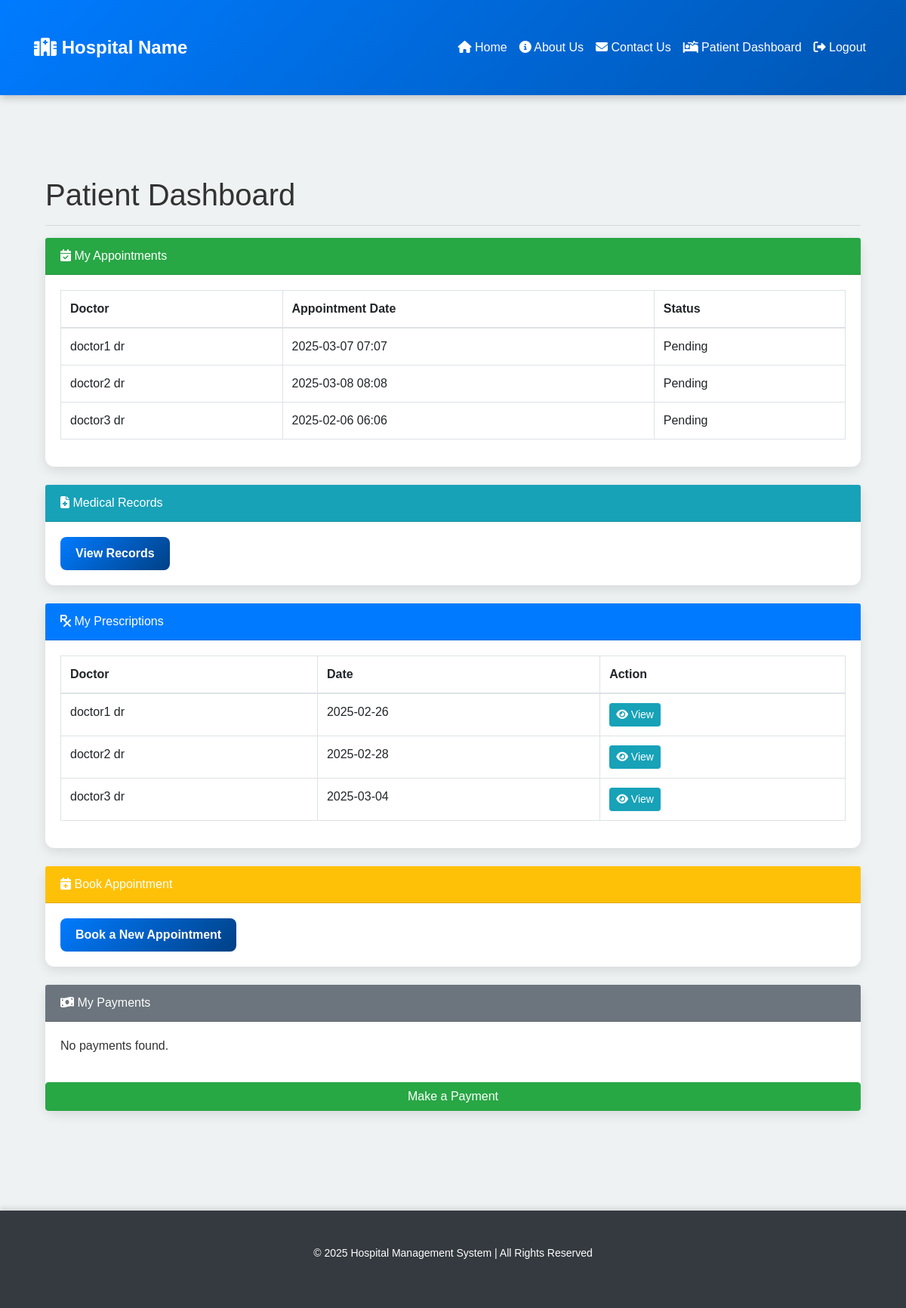
The app's page /patient/dashboard (signed in) with its own data.
### app/models.py (models this page shows)
class Appointment(db.Model):
    __tablename__ = 'appointment'
    id = db.Column(db.Integer, primary_key=True)
    patient_id = db.Column(db.Integer, db.ForeignKey('patient.id'), nullable=False)
    doctor_id = db.Column(db.Integer, db.ForeignKey('doctor.id'), nullable=False)
    appointment_date = db.Column(db.DateTime, default=datetime.utcnow)
    status = db.Column(db.String(50), default='Pending')
    patient = db.relationship('Patient', back_populates='appointments')
    doctor = db.relationship('Doctor', back_populates='appointments')

class Doctor(db.Model):
    __tablename__ = 'doctor'
    id = db.Column(db.Integer, primary_key=True)
    user_id = db.Column(db.Integer, db.ForeignKey('user.id'), unique=True, nullable=False)
    first_name = db.Column(db.String(100), nullable=False)
    last_name = db.Column(db.String(100), nullable=True)
    specialization = db.Column(db.String(100), nullable=False)
    contact_number = db.Column(db.String(15), nullable=True)
    email = db.Column(db.String(120), unique=True, nullable=False)
    user = db.relationship('User', back_populates='doctor_profile')
    appointments = db.relationship('Appointment', back_populates='doctor', lazy=True)
    prescriptions = db.relationship('Prescription', back_populates='doctor', lazy=True)
    medical_records = db.relationship('MedicalRecord', back_populates='doctor', lazy=True)

class Prescription(db.Model):
    __tablename__ = 'prescription'
    id = db.Column(db.Integer, primary_key=True)
    patient_id = db.Column(db.Integer, db.ForeignKey('patient.id'), nullable=False)
    doctor_id = db.Column(db.Integer, db.ForeignKey('doctor.id'), nullable=False)
    medicine_name = db.Column(db.String(100), nullable=False)
    dosage = db.Column(db.String(100), nullable=False)
    instructions = db.Column(db.Text, nullable=True)
    date_prescribed = db.Column(db.DateTime, default=datetime.utcnow)
    end_date = db.Column(db.DateTime, nullable=True)
    dispensed = db.Column(db.Boolean, default=False)  # NEW FIELD: CHECK IF MEDICINE IS GIVEN
    dispensed_by = db.Column(db.Integer, db.ForeignKey('staff.id'), nullable=True)  # NEW FIELD: WHO ISSUED IT
    patient = db.relationship('Patient', back_populates='prescriptions')
    doctor = db.relationship('Doctor', back_populates='prescriptions')

### app/routes.py (the view)
@patient_bp.route('/dashboard', methods=['GET'])
@login_required
def patient_dashboard():
    if current_user.role.name.lower() != 'patient':
        flash('Access denied', 'danger')
        return redirect(url_for('main_routes.home'))
    patient = Patient.query.filter_by(user_id=current_user.id).first()
    payments = Payment.query.filter_by(patient_id=current_user.id).all()
    if not patient:
        flash("Patient profile not found.", "danger")
        return redirect(url_for('main_routes.home'))
    appointments = Appointment.query.filter_by(patient_id=patient.id).all()
    prescriptions = Prescription.query.filter_by(patient_id=patient.id).all()
    print(f"Patient ID: {patient.id}")
    print("Appointments:")
    print("Prescriptions:", prescriptions)
    for appt in appointments:
        print(f"  ID: {appt.id}, Doctor ID: {appt.doctor_id}, Date: {appt.appointment_date}, Status: {appt.status}")
    return render_template("dashboard_patient.html", appointments=appointments, patient=patient, prescriptions=prescriptions, payments=payments)

### app/__init__.py (called while the page is built)
@login_manager.user_loader
def load_user(user_id):
    return User.query.get(int(user_id))

### app/templates/dashboard_patient.html
{% extends "base.html" %}
{% block content %}
<div class="container">
    <h1 class="mt-4">Patient Dashboard</h1>
    <hr>
    <div class="card mb-4">
        <div class="card-header bg-success text-white">
            <i class="fas fa-calendar-check"></i> My Appointments
        </div>
        <div class="card-body">
            {% if appointments %}
                <table class="table table-bordered">
                    <thead>
                        <tr>
                            <th>Doctor</th>
                            <th>Appointment Date</th>
                            <th>Status</th>
                        </tr>
                    </thead>
                    <tbody>
                        {% for appt in appointments %}
                        <tr>
                            <td>
                                {% if appt.doctor %}
                                    {{ appt.doctor.first_name }} {{ appt.doctor.last_name }}
                                {% else %}
                                    No doctor found
                                {% endif %}
                            </td>
                            <td>{{ appt.appointment_date.strftime('%Y-%m-%d %H:%M') }}</td>
                            <td>{{ appt.status }}</td>
                        </tr>
                        {% endfor %}
                    </tbody>
                </table>
            {% else %}
                <p>No upcoming appointments.</p>
            {% endif %}
        </div>
    </div>
    <div class="card mb-4">
        <div class="card-header bg-info text-white">
            <i class="fas fa-file-medical"></i> Medical Records
        </div>
        <div class="card-body">
            <a href="{{ url_for('patient.medical_records_patient') }}" class="btn btn-primary">View Records</a>
        </div>
    </div>
    <div class="card mb-4">
    <div class="card-header bg-primary text-white">
        <i class="fas fa-prescription"></i> My Prescriptions
    </div>
    <div class="card-body">
        {% if prescriptions %}
            <table class="table table-bordered">
                <thead>
                    <tr>
                        <th>Doctor</th>
                        <th>Date</th>
                        <th>Action</th>
                    </tr>
                </thead>
                <tbody>
                    {% for prescription in prescriptions %}
                    <tr>
                        <td>
                            {% if prescription.doctor %}
                                {{ prescription.doctor.first_name }} {{ prescription.doctor.last_name }}
                            {% else %}
                                No doctor assigned
                            {% endif %}
                        </td>
                        <td>{{ prescription.date_prescribed.strftime('%Y-%m-%d') }}</td>
                        <td>
                            <a href="{{ url_for('patient.view_prescription_patient', prescription_id=prescription.id) }}" class="btn btn-info btn-sm">
                                <i class="fas fa-eye"></i> View
                            </a>
                        </td>
                    </tr>
                    {% endfor %}
                </tbody>
            </table>
        {% else %}
            <p>No prescriptions available.</p>
        {% endif %}
    </div>
</div>
    <div class="card mb-4">
        <div class="card-header bg-warning text-white">
            <i class="fas fa-calendar-plus"></i> Book Appointment
        </div>
        <div class="card-body">
            <a href="{{ url_for('patient.book_appointment') }}" class="btn btn-primary">Book a New Appointment</a>
        </div>
    </div>
    <div class="card mb-4">
        <div class="card-header bg-secondary text-white">
            <i class="fas fa-money-bill-wave"></i> My Payments
        </div>
        <div class="card-body">
            {% if payments %}
                <table class="table table-bordered">
                    <thead>
                        <tr>
                            <th>Payment ID</th>
                            <th>Amount</th>
                            <th>Method</th>
                            <th>Status</th>
                            <th>Date</th>
                        </tr>
                    </thead>
                    <tbody>
                        {% for payment in payments %}
                        <tr>
                            <td>{{ payment.id }}</td>
                            <td>${{ payment.amount }}</td>
                            <td>{{ payment.payment_method }}</td>
                            <td>{{ payment.payment_status }}</td>
                            <td>{{ payment.payment_date.strftime('%Y-%m-%d') }}</td>
                        </tr>
                        {% endfor %}
                    </tbody>
                </table>
            {% else %}
                <p>No payments found.</p>
            {% endif %}
        </div>
        <a href="{{ url_for('patient.make_payment') }}" class="btn btn-success">Make a Payment</a>
    </div>
</div>
{% endblock %}

### app/templates/base.html (shortened to what this page needs)
<!DOCTYPE html>
<html lang="en">
<head>
    <link href="https://stackpath.bootstrapcdn.com/bootstrap/4.5.2/css/bootstrap.min.css" rel="stylesheet">
    <link rel="stylesheet" href="https://cdnjs.cloudflare.com/ajax/libs/font-awesome/6.4.2/css/all.min.css">
    <link rel="stylesheet" href="{{ url_for('static', filename='css/styles.css') }}">
</head>
<body>
    <nav class="navbar navbar-expand-lg navbar-dark bg-primary">
        <div class="container">
            <a class="navbar-brand" href="/">
                <i class="fas fa-hospital"></i> Hospital Name
            </a>
            <div class="collapse navbar-collapse" id="navbarNav">
                <ul class="navbar-nav ml-auto">
                    <li class="nav-item">
                        <a class="nav-link" href="/"><i class="fas fa-home"></i> Home</a>
                    </li>
                    <li class="nav-item">
                        <a class="nav-link" href="/about"><i class="fas fa-info-circle"></i> About Us</a>
                    </li>
                    <li class="nav-item">
                        <a class="nav-link" href="/contact"><i class="fas fa-envelope"></i> Contact Us</a>
                    </li>
                    {% if current_user.is_authenticated %}
                    <li class="nav-item">
                        {% if current_user.role.name.lower() == "admin" %}
                            <a class="nav-link" href="{{ url_for('main_routes.admin_dashboard') }}">
                                <i class="fas fa-user-shield"></i> Admin Dashboard
                            </a>
                        {% elif current_user.role.name.lower() == "doctor" %}
                            <a class="nav-link" href="{{ url_for('main_routes.doctor_dashboard') }}">
                                <i class="fas fa-user-md"></i> Doctor Dashboard
                            </a>
                        {% elif current_user.role.name.lower() == "patient" %}
                            <a class="nav-link" href="{{ url_for('patient.patient_dashboard') }}">
                                <i class="fas fa-procedures"></i> Patient Dashboard
                            </a>
                        {% elif current_user.role.name.lower() == "staff" %}
                            <a class="nav-link" href="{{ url_for('staff.staff_dashboard') }}">
                                <i class="fas fa-user-nurse"></i> Staff Dashboard
                            </a>
                        {% endif %}
                    </li>
                    <li class="nav-item">
                        <a class="nav-link text-danger" href="{{ url_for('main_routes.logout') }}">
                            <i class="fas fa-sign-out-alt"></i> Logout
                        </a>
                    </li>
                {% else %}
                    <li class="nav-item">
                        <a class="nav-link" href="{{ url_for('main_routes.role_selection') }}">
                            <i class="fas fa-sign-in-alt"></i> Login
                        </a>
                    </li>
                {% endif %}
                </ul>
            </div>
        </div>
    </nav>
    <div class="container mt-4">
        {% block content %}
        {% endblock %}
    </div>
    <footer class="footer bg-dark text-white py-3 mt-5">
        <div class="container text-center">
            <p>&copy; 2025 Hospital Management System | All Rights Reserved</p>
        </div>
    </footer>
</body>
</html>

### app/static/css/styles.css (style rules this page uses)
body { font-family: 'Poppins', sans-serif; background-color: #eef2f3; color: #333; margin: 0; padding: 0; }
.navbar { background: linear-gradient(135deg, #007bff, #0056b3); padding: 10px 20px; box-shadow: 0px 4px 10px rgba(0, 0, 0, 0.2); }
.navbar-brand { font-size: 24px; font-weight: bold; color: #fff !important; }
.navbar-nav .nav-link { color: #fff !important; font-weight: 500; transition: all 0.3s ease-in-out; padding: 8px 15px; border-radius: 5px; }
.container { padding-top: 30px; padding-bottom: 30px; }
.btn-primary { background: linear-gradient(135deg, #007bff, #004085); border: none; font-size: 16px; font-weight: 600; padding: 10px 20px; transition: all 0.3s ease-in-out; border-radius: 8px; }
.card { border: none; border-radius: 12px; box-shadow: 0px 5px 15px rgba(0, 0, 0, 0.1); transition: all 0.3s ease-in-out; }
.footer { background: #343a40; color: white; text-align: center; padding: 15px 0; font-size: 14px; box-shadow: 0px -4px 6px rgba(0, 0, 0, 0.1); }

### records on screen
Appointment: doctor.first_name "doctor1", doctor.last_name "dr", appointment_date "2025-03-07 07:07", status "Pending"
Appointment: doctor.first_name "doctor2", doctor.last_name "dr", appointment_date "2025-03-08 08:08", status "Pending"
Appointment: doctor.first_name "doctor3", doctor.last_name "dr", appointment_date "2025-02-06 06:06", status "Pending"
Prescription: doctor.first_name "doctor1", doctor.last_name "dr", date_prescribed "2025-02-26"
Prescription: doctor.first_name "doctor2", doctor.last_name "dr", date_prescribed "2025-02-28"
Prescription: doctor.first_name "doctor3", doctor.last_name "dr", date_prescribed "2025-03-04"
